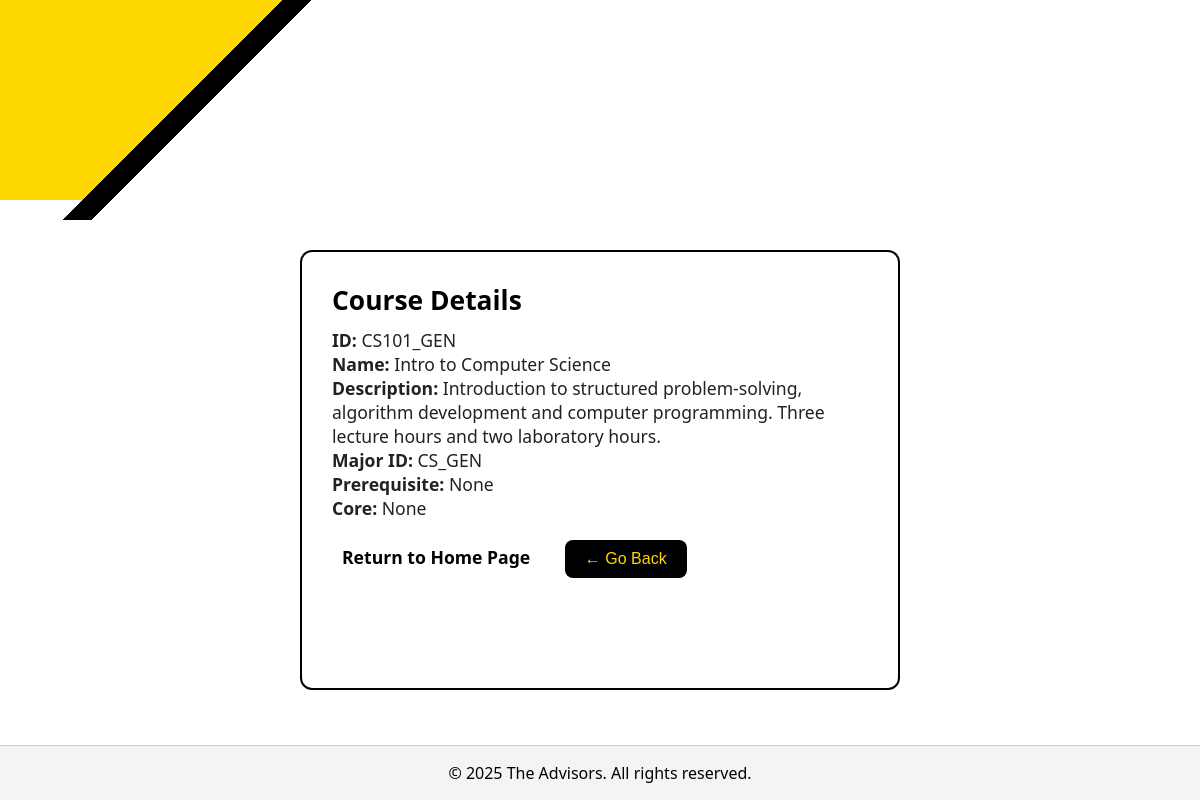
The page /view_course.php?course_id=CS101_GEN on the database its author committed.
### tables this page shows
CREATE TABLE "course" (
	"course_id"	TEXT,
	"course_name"	TEXT,
	"course_desc"	TEXT,
	"major_id"	TEXT,
	"prereq_id"	TEXT, core_id TEXT references core(core_id),
	PRIMARY KEY("course_id"),
	FOREIGN KEY("major_id") REFERENCES "major"("major_id"),
	FOREIGN KEY("prereq_id") REFERENCES "course"("course_id")
);

### view_course.php (the view, shortened to what this page needs)
<?php
include 'header.php';
$db = connectDB();
$course_id = $_GET['course_id'] ?? '';
$query = $db->prepare("SELECT course.*, core.core_name AS core_name
    FROM course
    LEFT JOIN core ON course.core_id = core.core_id
    WHERE course.course_id = :course_id");
$query->execute([':course_id' => $course_id]);
$course = $query->fetch(PDO::FETCH_ASSOC);
?>
<div class="course-container">
    <h2>Course Details</h2>
    <?php if ($course): ?>
        <p><strong>ID:</strong> <?= htmlspecialchars($course['course_id']) ?></p>
        <p><strong>Name:</strong> <?= htmlspecialchars($course['course_name']) ?></p>
        <p><strong>Description:</strong> <?= htmlspecialchars($course['course_desc']) ?></p>
        <p><strong>Major ID:</strong> <?= htmlspecialchars($course['major_id']) ?></p>
        <?php if ($course['prereq_id']): ?>
            <p><strong>Prerequisite:</strong>
                <a href="view_course.php?course_id=<?= urlencode($course['prereq_id']) ?>">
                    <?= htmlspecialchars($course['prereq_id']) ?>
                </a>
            </p>
        <?php else: ?>
            <p><strong>Prerequisite:</strong> None</p>
        <?php endif; ?>
        <?php if ($course['core_id']): ?>
            <p><strong>Core:</strong>
                <?= $course['core_name'] . ' - Core ' . $course['core_id'] ?>
            </p>
        <?php else: ?>
            <p><strong>Core:</strong> None</p>
        <?php endif; ?>
    <?php else: ?>
        <p>Course not found.</p>
    <?php endif; ?>
    <a href="index.php">Return to Home Page</a>
    <button onclick="history.back()" class="go-back-button">← Go Back</button>
</div>
<?php include 'footer.php'; ?>

### style.css (style rules this page uses)
* { margin: 0; padding: 0; box-sizing: border-box; }
body { font-family: 'Segoe UI', Tahoma, Geneva, Verdana, sans-serif; background-color: #ffffff; background-image: linear-gradient(135deg, #FFD700 0%, #FFD700 200px, transparent 200px), linear-gradient(135deg, transparent 0%, transparent 200px, #000000 200px, #000000 220px, transparent 220px); background-repeat: no-repeat; background-size: 100% 200px, 100% 220px; color: #000000; margin: 0; padding-top: 250px; }
h1, h2 { color: #000000; margin-bottom: 10px; }
a { color: #000000; text-decoration: none; font-weight: bold; margin: 0 10px; }
button { background-color: #000000; color: #ffffff; border: none; padding: 10px 20px; font-size: 1rem; border-radius: 5px; cursor: pointer; transition: background-color 0.3s, color 0.3s; z-index: 3; position: relative; }
.course-container { max-width: 600px; margin: 0 auto 60px auto; background-color: white; padding: 30px; border-radius: 12px; border: 2px solid #000000; color: #222; font-size: 1.1em; position: relative; z-index: 1; }
.go-back-button { margin-top: 20px; margin-left: 20px; padding: 10px 20px; background-color: #000; color: #FFD700; border: none; border-radius: 8px; font-size: 1rem; cursor: pointer; transition: background-color 0.3s, color 0.3s; z-index: 2; position: relative; margin-bottom: 80px; }

### rows shown on the page
course: course_id "CS101_GEN", course_name "Intro to Computer Science", course_desc "Introduction to structured problem-solving, algorithm development and computer programming. Three lecture hours and two laboratory hours.", major "CS_GEN"
